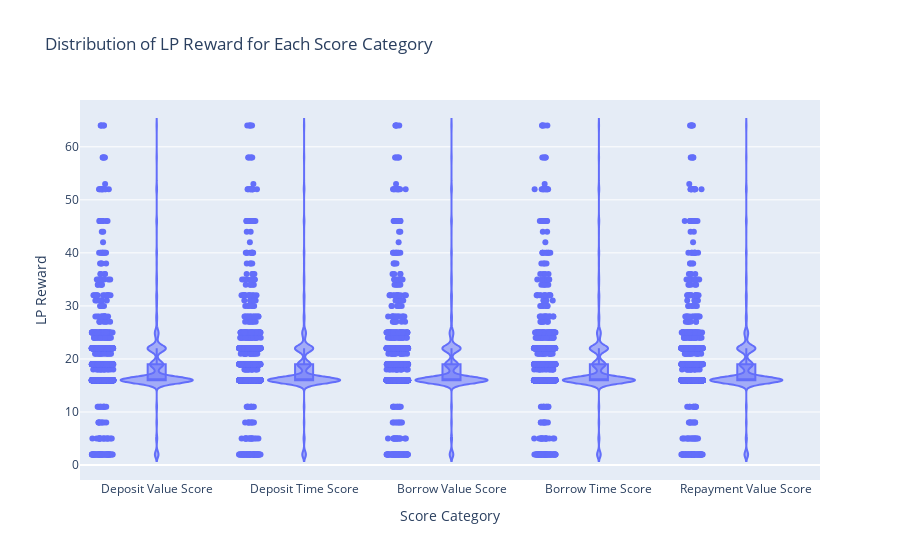

The notebook cell this image was saved under:
### Code cell
import plotly.graph_objects as go
import plotly.express as px

# Melt the DataFrame to transform the columns into a single 'Score' column
melted_lp_new = lp_scores_df.melt(id_vars=['LP Reward'], value_vars=['Deposit Value Score', 'Deposit Time Score', 'Borrow Value Score', 'Borrow Time Score', 'Repayment Value Score'],
                           var_name='Score', value_name='Value')

# Create a violin plot to visualize the distribution of LP reward for each score
fig = px.violin(melted_lp_new, x='Score', y='LP Reward', box=True, points='all', title='Distribution of LP Reward for Each Score Category',
             labels={'LP Reward': 'LP Reward', 'Score': 'Score Category'})

# Show the plot
fig.show()

### Figure 1 — Plotly figure (JSON) as saved in the notebook; plotly's stock layout.template omitted (floating-point values rounded to 4 significant figures; data arrays with more than 128 entries replaced by an {"elided": "..."} marker saying what was removed)
{"data": [{"alignmentgroup": "True", "box": {"visible": true}, "hovertemplate": "Score Category=%{x}<br>LP Reward=%{y}<extra></extra>", "legendgroup": "", "marker": {"color": "#636efa"}, "name": "", "offsetgroup": "", "orientation": "v", "points": "all", "scalegroup": "True", "showlegend": false, "type": "violin", "x": {"elided": "9940 str values"}, "x0": " ", "xaxis": "x", "y": {"elided": "9940 float values"}, "y0": " ", "yaxis": "y"}], "layout": {"legend": {"tracegroupgap": 0}, "title": {"text": "Distribution of LP Reward for Each Score Category"}, "violinmode": "group", "xaxis": {"anchor": "y", "domain": [0, 1], "title": {"text": "Score Category"}}, "yaxis": {"anchor": "x", "domain": [0, 1], "title": {"text": "LP Reward"}}}}
